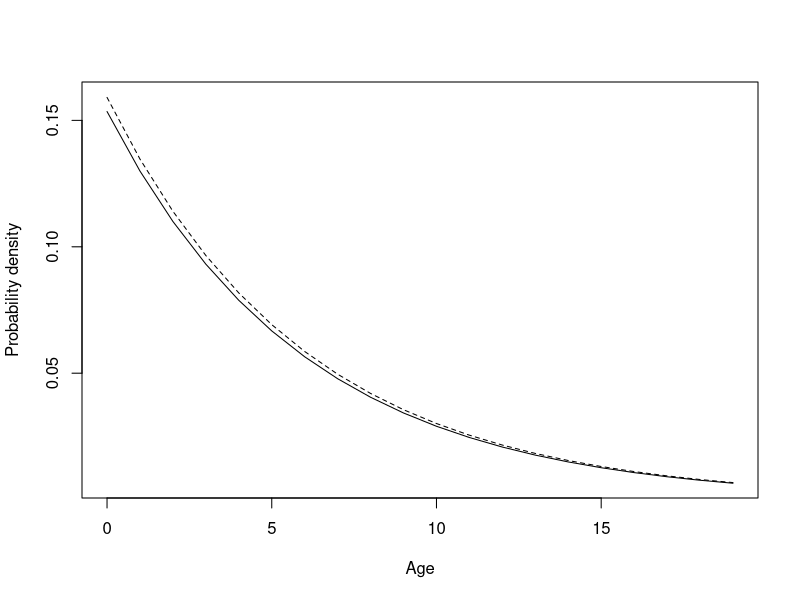
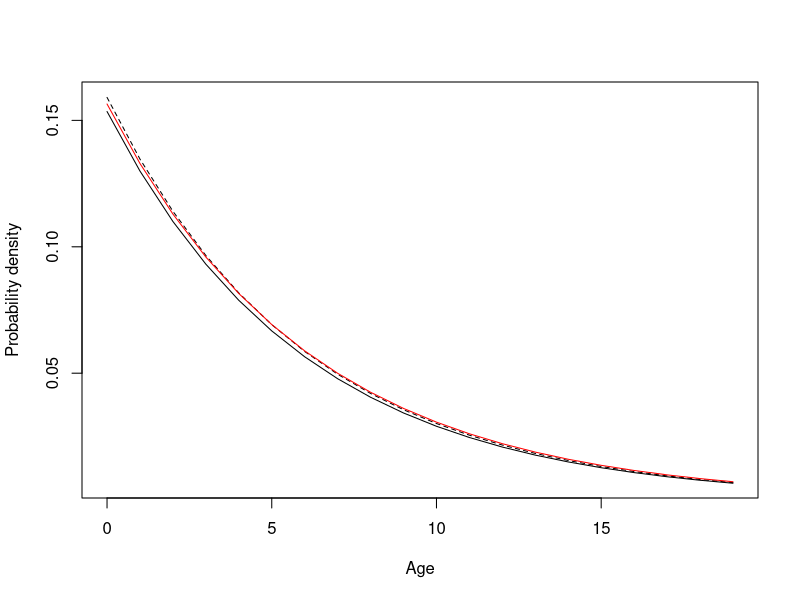
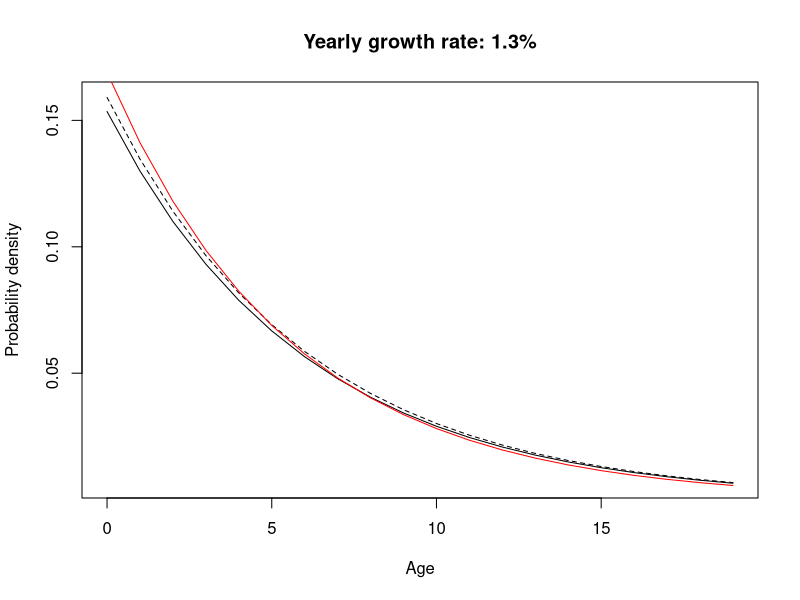
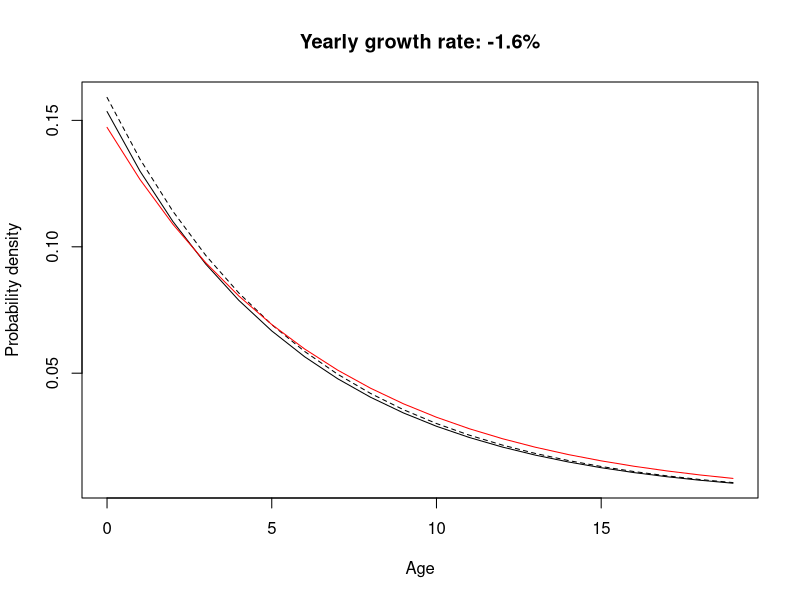
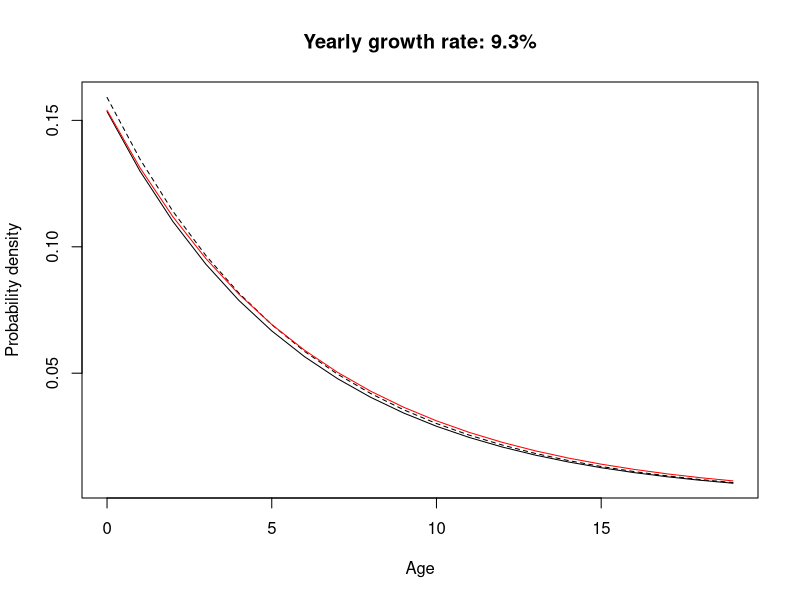
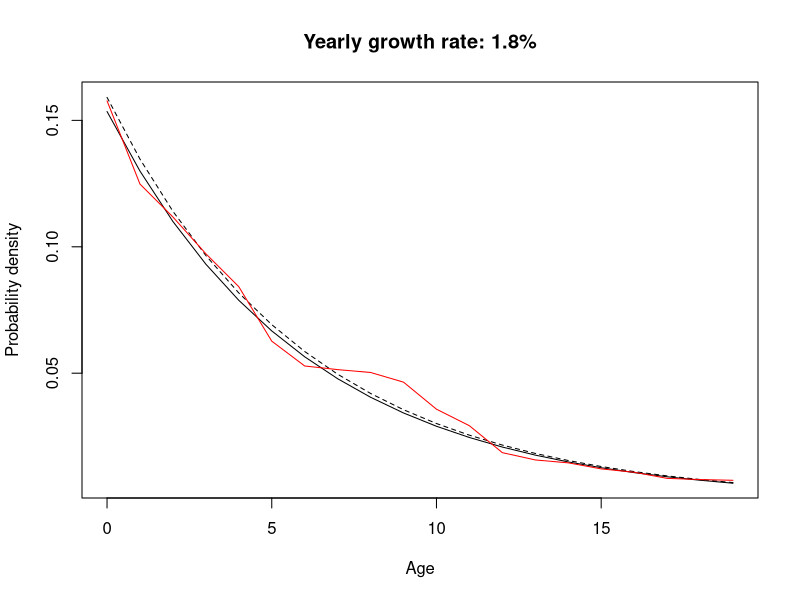

These charts were generated, in order, by the following R code:
## ---- chunk 1
knitr::opts_chunk$set(echo = TRUE, eval = TRUE)
## ---- chunk 2
## DEFINING THE LESLIE MATRIX
## =============================

survival <- 0.8465        # yearly survival for all age categories
exp_fecun <- 2            # expected fecundity
alpha <- 10               # age of maturity (knife-edge)
max_age <- 19             # the maximum age

## Initiate the matrix with zeros
Leslie_simple <- matrix(0, nrow = max_age + 1, ncol = max_age + 1)

## Define the first fecundity row, and only keep fecundity for mature categories
fecun_row <- rep(exp_fecun / 2, times = max_age + 1)
fecun_row[0:(max_age) < alpha] <- 0

Leslie_simple[1, ] <- fecun_row

## Create matrix with survival on the diagonal and zeros elsewhere, for survival
surv_mat <- matrix(0, nrow = max_age, ncol = max_age)
diag(surv_mat) <- survival

Leslie_simple[2:(max_age + 1), 1:max_age] <- surv_mat
## ---- chunk 3
## Extract dominant eigenvalue and eigenvector
orig_dom_value <- Re(eigen(Leslie_simple, symmetric=F)$values[1])    
orig_dom_value    # close to 1, which is the expected growth rate 

orig_dom_vector <- Re(eigen(Leslie_simple, symmetric=F)$vectors[, 1])

## Create a plot to show the dominant distribution as a dashed line
plot(y = orig_dom_vector / sum(orig_dom_vector), # divide by sum to be a pdf
     x = 0:19, type = "l", ylab = "Probability density", xlab = "Age", 
     lty = "dashed") 
                                                   
## Now add the 'true' geometric distribution as a solid line
lines(x = 0:19, y = dgeom(0:19,  1 - survival))
## ---- chunk 4
## Create a new fecundity row
set.seed(707707)
fecun_row <- (rep(exp_fecun, times = max_age + 1) + rnorm(20, 0, 0.2)) / 2
fecun_row[0:(max_age) < alpha] <- 0

Leslie_simple[1, ] <- fecun_row

## Re extract the eigen value and vector, and plot
dom_value <- Re(eigen(Leslie_simple, symmetric=F)$values[1])  
dom_value

dom_vector <- Re(eigen(Leslie_simple, symmetric=F)$vectors[, 1])

## Recreate the old plot
plot(y = orig_dom_vector / sum(orig_dom_vector), # divide by sum to be a pdf
     x = 0:19, type = "l", ylab = "Probability density", xlab = "Age", 
     lty = "dashed") 
lines(x = 0:19, y = dgeom(0:19,  1 - survival))

## Add the new stuff
lines(x = 0:19, y = dom_vector / sum(dom_vector), col = "red")
## ---- chunk 5
fecun_row <- rep(exp_fecun / 2, times = max_age + 1) + 0.2 # 20% increase
fecun_row[0:(max_age) < alpha] <- 0

Leslie_simple[1, ] <- fecun_row

## Re extract the eigen value and vector, and plot
dom_value <- Re(eigen(Leslie_simple, symmetric=F)$values[1])  
dom_value

dom_vector <- Re(eigen(Leslie_simple, symmetric=F)$vectors[, 1])

## Recreate the old plot
plot(y = orig_dom_vector / sum(orig_dom_vector), # divide by sum to be a pdf
     x = 0:19, type = "l", ylab = "Probability density", xlab = "Age", 
     lty = "dashed", 
     main = paste0("Yearly growth rate: ", round(dom_value - 1, 3) * 100, "%")) 
lines(x = 0:19, y = dgeom(0:19,  1 - survival))

## Add the new stuff
lines(x = 0:19, y = dom_vector / sum(dom_vector), col = "red")

## ---- chunk 6
fecun_row <- rep(exp_fecun / 2, times = max_age + 1) - 0.2 # 20% increase
fecun_row[0:(max_age) < alpha] <- 0

Leslie_simple[1, ] <- fecun_row

## Re extract the eigen value and vector, and plot
dom_value <- Re(eigen(Leslie_simple, symmetric=F)$values[1])  
dom_value

dom_vector <- Re(eigen(Leslie_simple, symmetric=F)$vectors[, 1])

## Recreate the old plot
plot(y = orig_dom_vector / sum(orig_dom_vector), # divide by sum to be a pdf
     x = 0:19, type = "l", ylab = "Probability density", xlab = "Age", 
     lty = "dashed", 
     main = paste0("Yearly growth rate: ", round(dom_value - 1, 3) * 100, "%")) 
lines(x = 0:19, y = dgeom(0:19,  1 - survival))

## Add the new stuff
lines(x = 0:19, y = dom_vector / sum(dom_vector), col = "red")

## ---- chunk 7
## Set fecundity to original
fecun_row <- rep(exp_fecun / 2, times = max_age + 1) 
fecun_row[0:(max_age) < alpha] <- 0

Leslie_simple[1, ] <- fecun_row

## Now change the survival part
surv_mat <- matrix(0, nrow = max_age, ncol = max_age)
diag(surv_mat) <- survival * 1.1        # 10% increase

Leslie_simple[2:(max_age + 1), 1:max_age] <- surv_mat

## Re extract the eigen value and vector, and plot
dom_value <- Re(eigen(Leslie_simple, symmetric=F)$values[1])  
dom_value

dom_vector <- Re(eigen(Leslie_simple, symmetric=F)$vectors[, 1])

## Recreate the old plot
plot(y = orig_dom_vector / sum(orig_dom_vector), # divide by sum to be a pdf
     x = 0:19, type = "l", ylab = "Probability density", xlab = "Age", 
     lty = "dashed", 
     main = paste0("Yearly growth rate: ", round(dom_value - 1, 3) * 100, "%")) 
lines(x = 0:19, y = dgeom(0:19,  1 - survival))

## Add the new stuff
lines(x = 0:19, y = dom_vector / sum(dom_vector), col = "red")

## ---- chunk 8
## Set fecundity to original
fecun_row <- rep(exp_fecun / 2, times = max_age + 1) 
fecun_row[0:(max_age) < alpha] <- 0

Leslie_simple[1, ] <- fecun_row

## Now change the survival part
surv_mat <- matrix(0, nrow = max_age, ncol = max_age)
diag(surv_mat) <- rep(survival, 19) + rnorm(19, 0.02, 0.1)  # 2% increase, sd=0.1

Leslie_simple[2:(max_age + 1), 1:max_age] <- surv_mat

## Re extract the eigen value and vector, and plot
dom_value <- Re(eigen(Leslie_simple, symmetric=F)$values[1])  
dom_value

dom_vector <- Re(eigen(Leslie_simple, symmetric=F)$vectors[, 1])

## Recreate the old plot
plot(y = orig_dom_vector / sum(orig_dom_vector), # divide by sum to be a pdf
     x = 0:19, type = "l", ylab = "Probability density", xlab = "Age", 
     lty = "dashed", 
     main = paste0("Yearly growth rate: ", round(dom_value - 1, 3) * 100, "%")) 
lines(x = 0:19, y = dgeom(0:19,  1 - survival))

## Add the new stuff
lines(x = 0:19, y = dom_vector / sum(dom_vector), col = "red")
